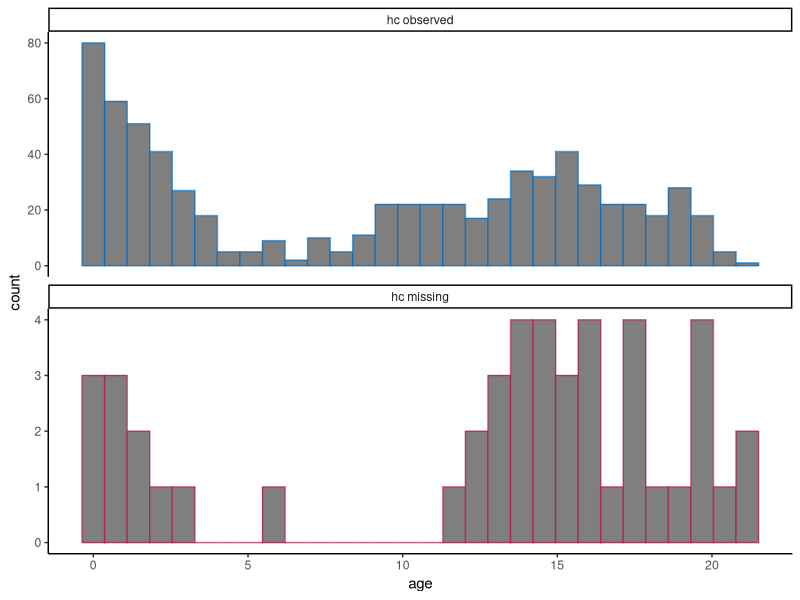
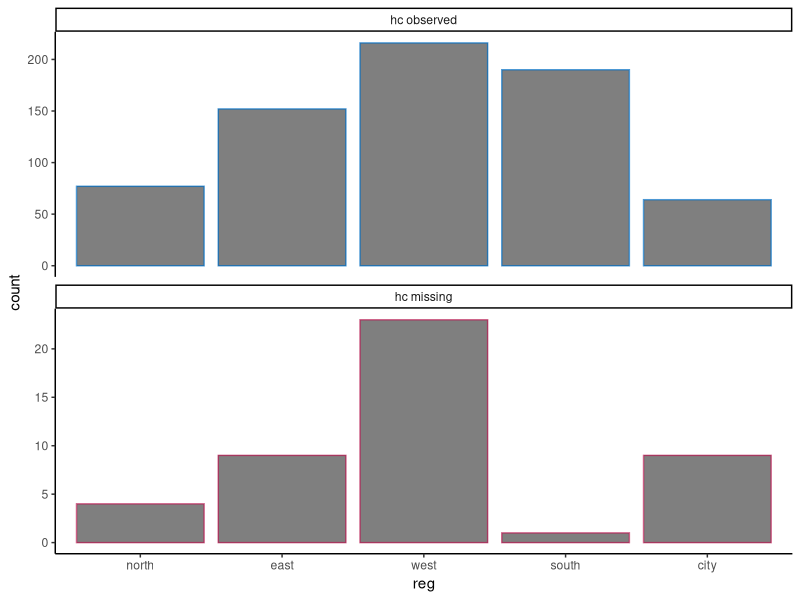
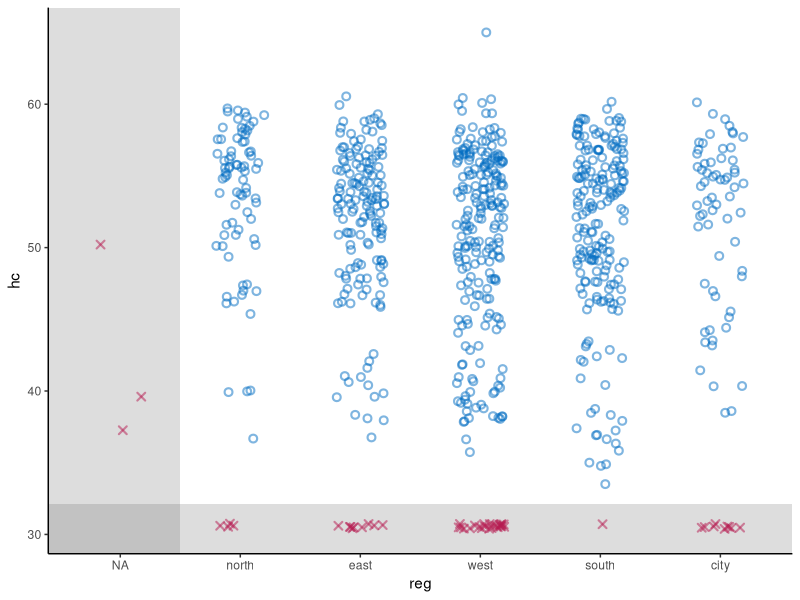
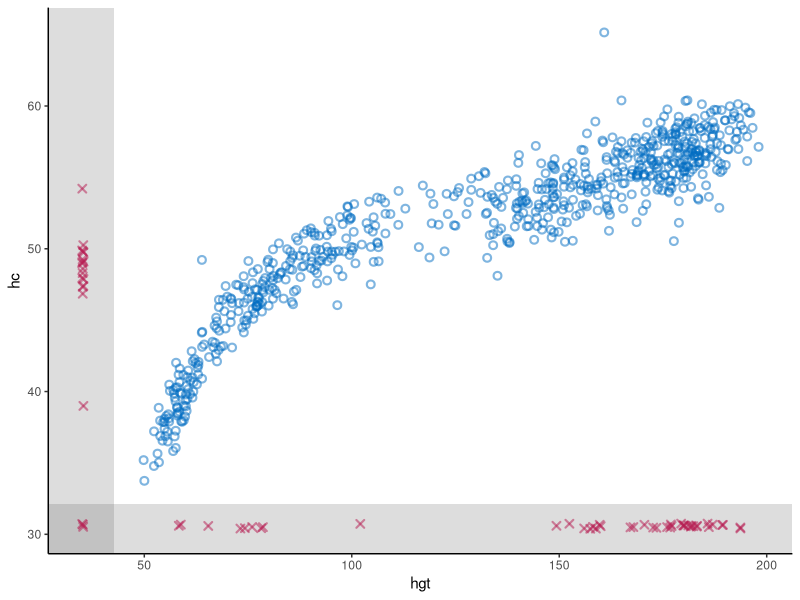
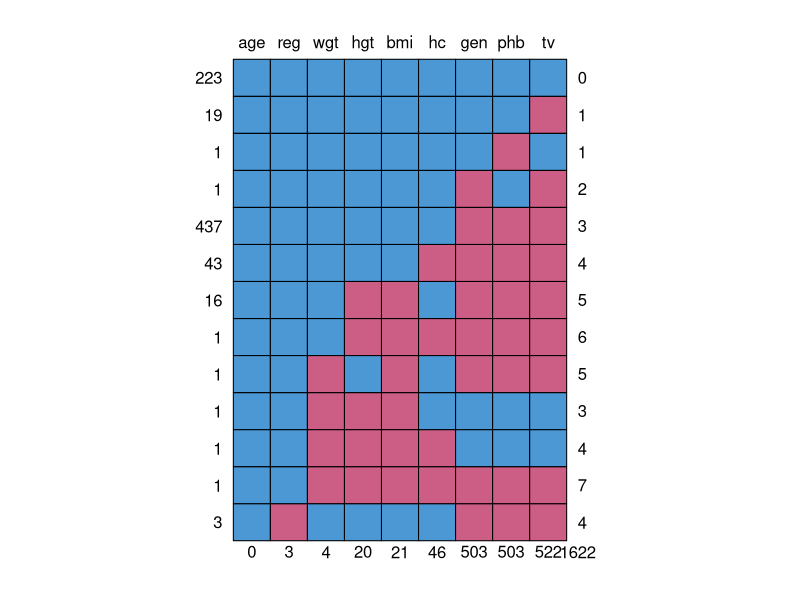

The R source for these figures, in order: (Note: this script raises an error after producing the figures.)
## ---- chunk 1
knitr::opts_chunk$set(
  collapse = TRUE,
  comment = "#>",
  warning = FALSE, 
  message = FALSE,
  fig.width = 6, 
  fig.height = 6
)
## ---- chunk 2
# set-up environment
# library(shinymice)
library(tidyverse)
`%nin%` <- Negate(`%in%`)

# example dataset
dat <- mice::boys
# example mids object
imp <- mice::mice(dat, printFlag = FALSE)

# define mice theme
theme_mice <- function() {
  # move this outside of the function to unnecessary avoid re-running
  ggplot2::update_geom_defaults("point", list(
    shape = 21,
    size = 1.9,
    stroke = 1.1,
    alpha = 0.5
  ))
  ggplot2::update_geom_defaults("boxplot", list(
    size = 1
  ))
  ggplot2::update_geom_defaults("line", list(
    size = 1
  ))
  # the actual theme settings
  theme <- list(
    ggplot2::theme_classic(),
    ggplot2::theme(legend.position = "top"),
    ggplot2::scale_color_manual(
      values = c(
        "observed" = mice:::mdc(1),
        "missing" = mice:::mdc(2),
        "imputed" = mice:::mdc(2)
      )
    ),
    ggplot2::scale_fill_manual(
      values = c(
        "observed" = mice:::mdc(1),
        "missing" = mice:::mdc(2),
        "imputed" = mice:::mdc(2)
      )
    ),
    ggplot2::scale_size_manual(
      values = c("observed" = 1,
      "imputed" = 0.5)
),
    ggplot2::labs(color = NULL, fill = NULL, size = NULL)
  )
  return(theme)
}
## ---- chunk 3
# histogram/density plot
# plot_conditional <- function(dat, x, z) {
#   if (is.numeric(dat[[x]])) {
#     geom <- ggplot2::geom_density(ggplot2::aes(x = .data[[x]], y = ..count.., color = conditional))
#   } else {
#     geom <-
#       ggplot2::geom_bar(
#         ggplot2::aes(x = .data[[x]], color = conditional),
#         position = ggplot2::position_dodge(),
#         fill = "white"
#       )
#   }
#   dat %>%
#     dplyr::mutate(conditional = factor(
#       is.na(.data[[z]]),
#       levels = c(TRUE, FALSE),
#       labels = c("missing", "observed")
#     )) %>%
#     ggplot2::remove_missing(., vars = x) %>%
#     ggplot2::ggplot() +
#     geom +
#     theme_mice() +
#     ggplot2::labs(color = paste(z)) +
#     theme(legend.position = "top")
# }

plot_conditional <- function(dat, x, z) {
  # define graphing elements to add to plot
  if (is.numeric(dat[[x]])) { # for continuous variables
    geom <-
      ggplot2::geom_histogram()
  } else { # for categorical variables
    geom <-
      ggplot2::geom_bar()
  }
  
  # preprocess the data
  dat[!is.na(dat[[x]]), ] %>%
    dplyr::mutate(conditional = factor(
      is.na(.data[[z]]),
      levels = c(FALSE, TRUE),
      labels = c("observed", "missing")
    )) %>%
    # plot
    ggplot2::ggplot(ggplot2::aes(
        x = .data[[x]],
        color = conditional,
        fill = "white"
      )) +
    geom +
    # split by conditional variable
    ggplot2::facet_wrap(
      ~ conditional,
      ncol = 1,
      scales = "free_y",
      labeller = ggplot2::labeller(conditional = c(
        paste(z, "observed"), paste(z, "missing")
      ) %>% setNames(c(
        "observed", "missing"
      )))
    ) +
    # style
    theme_mice() +
    theme(legend.position = "none")
}

plot_conditional(dat, x = "age", z = "hc")
plot_conditional(dat, x = "reg", z = "hc")
## ---- chunk 4
# scatterplot
plot_bivariate <- function(dat, x, y) {
  # define graphing elements to add to plot later
  # set NA value and scale for variable x
  if (is.numeric(dat[[x]])) {
    NA_x <-
      min(dat[[x]], na.rm = TRUE) - .1 * diff(range(dat[[x]], na.rm = TRUE))
    shade_x <-
      min(dat[[x]], na.rm = TRUE) - .05 * diff(range(dat[[x]], na.rm = TRUE))
    scale_x <- NULL
  } else {
    NA_x <- "NA"
    shade_x <- 1.5
    scale_x <-
      ggplot2::scale_x_discrete(limits = c("NA", levels(dat[[x]])))
  }
  
  # set NA value and scale for variable y
  if (is.numeric(dat[[y]])) {
    NA_y <-
      min(dat[[y]], na.rm = TRUE) - .1 * diff(range(dat[[y]], na.rm = TRUE))
    shade_y <-
      min(dat[[y]], na.rm = TRUE) - .05 * diff(range(dat[[y]], na.rm = TRUE))
    scale_y <- NULL
  } else {
    NA_y <- "NA"
    shade_y <- 1.5
    scale_y <-
      ggplot2::scale_y_discrete(limits = c("NA", levels(dat[[y]])))
  }
  
  # add geom for NAs in the x space
  if (any(is.na(dat[[x]]))) {
    geom_x <- ggplot2::geom_point(
      position = ggplot2::position_jitter(width = 0.2, height = 0.2),
      color = mice:::mdc(2),
      shape = 4,
      mapping = ggplot2::aes(x = NA_x, y = .data[[y]]),
      data = dat[is.na(dat[[x]]),]
    )
  } else {
    geom_x <- NULL
  }
  
  # add geom for NAs in the y space
  if (any(is.na(dat[[y]]))) {
    geom_y <- ggplot2::geom_point(
      position = ggplot2::position_jitter(width = 0.2, height = 0.2),
      color = mice:::mdc(2),
      shape = 4,
      mapping = ggplot2::aes(x = .data[[x]], y = NA_y),
      data = dat[is.na(dat[[y]]),]
    )
  } else{
    geom_y <- NULL
  }
  
  # add geom for NAs in the x-y space
  if (any(is.na(dat[[x]]) & is.na(dat[[y]]))) {
    geom_xy <- ggplot2::geom_point(
      position = ggplot2::position_jitter(width = 0.2, height = 0.2),
      color = mice:::mdc(2),
      shape = 4,
      mapping = ggplot2::aes(x = NA_x, y = NA_y),
      data = dat[is.na(dat[[x]]) & is.na(dat[[y]]),]
    )
  } else{
    geom_xy <- NULL
  }
  
  # plot
  p <- dat %>% ggplot2::ggplot() +
    # plot observed datapoints in x-y space
    ggplot2::geom_point(
      ggplot2::aes(x = .data[[x]], y = .data[[y]]),
      position = ggplot2::position_jitter(width = 0.2, height = 0.2),
      color = mice::mdc(1)
    ) +
    # add area for NAs in the x space
    ggplot2::annotate(
      "rect",
      xmin = -Inf,
      xmax = shade_x,
      ymin = -Inf,
      ymax = Inf,
      alpha = 0.2
    ) +
    # add area for NAs in the y space
    ggplot2::annotate(
      "rect",
      xmin = -Inf,
      xmax = Inf,
      ymin = -Inf,
      ymax = shade_y,
      alpha = 0.2
    ) +
    # add NAs 
    geom_x +
    geom_y +
    geom_xy +
    # style graph
    theme_mice() +
    scale_x +
    scale_y 
  
  # output
  return(p)
}

# test
plot_bivariate(dat, x = "reg", y = "hc")
plot_bivariate(dat, x = "hgt", y = "hc") 
## ---- chunk 5
# make ggplot version of md pattern plot
plot_md_pattern <- function(dat) {
  # prepare md pattern
  pat <- mice::md.pattern(dat)
  vrb <- colnames(pat)[-ncol(pat)]
  n_pat_obs <- as.numeric(rownames(pat))[-nrow(pat)]
  #n_vrb_inc <- as.numeric(pat[, ncol(pat)])
  #n_val_mis <- as.numeric(pat[nrow(pat), ])[-ncol(pat)]
  colnames(pat) <- c(vrb, "n_vrb_inc")
  clean_pat <- pat[-nrow(pat), ] %>%
    cbind(., n_pat_obs, pat_nr = 1:nrow(.))
  
  # make the pattern tidy
  long_pat <- clean_pat %>%
    as.data.frame() %>%
    tidyr::pivot_longer(cols = all_of(vrb),
                        names_to = "vrb",
                        values_to = "obs") %>%
    cbind(., n_val_mis) %>%
    dplyr::mutate(pat_nr = factor(pat_nr, levels = 1:max(pat_nr)))
  
  # plot the md pattern
  p <- long_pat %>%
    ggplot2::ggplot() +
    ggplot2::geom_tile(ggplot2::aes(
      x = vrb,
      y = pat_nr,
      fill = as.factor(obs),
      group = n_vrb_inc
    ),
    color = "black") +
    ggplot2::theme(legend.position = "none") +
    ggplot2::scale_fill_manual(values = c("1" = mice:::mdc(1), "0" = mice:::mdc(2))) +
    ggplot2::scale_y_discrete(limits = rev(levels(long_pat$pat_nr)),
                              labels = rev(as.character(n_pat_obs))) +
    ggplot2::scale_x_discrete(limits = vrb, position = "top") + #, labels = as.character(n_val_mis)) +
    ggplot2::labs(x = NULL, y = "frequency", title = "Missing data pattern (patterns as rows, variables as columns)") 
  
  return(p)
}

# test
plot_md_pattern(dat)
## ---- chunk 6
# plot in- and outflux of incomplete data
plot_flux <- function(dat){
  flx <- mice::flux(dat)
  p <- flx %>% ggplot2::ggplot() +
    ggplot2::geom_text(
      ggplot2::aes(x = influx, y = outflux, label = rownames(flx))
    ) +
    geom_abline(intercept = 1, slope = -1, linetype = "dashed") +
    lims(x = c(0,1), y = c(0,1)) +
    theme_classic()
  return(p)
}
# test
plot_flux(dat)
## ---- chunk 7

# make chain means and variances tidy
preprocess_thetas <- function(imp) {
  d <- imp$chainMean %>%
    dplyr::na_if(., "NaN") %>%
    as.data.frame() %>%
    dplyr::mutate(var = row.names(.), theta = "Chain means") %>%
    rbind(
      .,
      imp$chainVar %>%
        sqrt() %>%
        as.data.frame(.) %>%
        dplyr::mutate(var = row.names(.), theta = "Chain standard deviations")
    ) %>%
    tidyr::pivot_longer(-c(var, theta)) %>%
    cbind(.it = as.integer(1:imp$iteration),
          .imp = as.factor(rep(1:imp$m, each = imp$iteration)))
  return(d)
}
# test
trace_dat <- preprocess_thetas(imp)

trace_one_variable <- function(d, x) {
  # plot one variable
  p <- d[d$var == x,] %>%
    ggplot2::ggplot() +
    ggplot2::geom_line(ggplot2::aes(x = .it, y = value, color = .imp)) +
    ggplot2::facet_wrap( ~ theta, scales = "free", ncol = 2) +
    ggplot2::theme_classic() +
    ggplot2::theme(
      strip.background = element_rect(colour = "white"),
      strip.text = element_text(face = "bold", size = 11),
      legend.position = "bottom"
    ) +
    ggplot2::labs(x = "Iteration",
                  y = paste0("Variable: '", x, "'"),
                  color = "Imputation")
  # show message to user when variable is completely observed
  if (all(is.na(p$data$value))) {
    p <-
      p + ggplot2::geom_text(ggplot2::aes(
        x = median(as.numeric(d$.imp)),
        y = 0,
        label = "No \n imputations \n to show"
      ),
      color = "grey")
  }
  return(p)
}
#test
trace_one_variable(trace_dat, x = "hgt")
trace_one_variable(trace_dat, x = "age")
## ---- chunk 8
# preprocess
prepare_plotting <- function(mids, x, y = NULL) {
  # preprocess incomplete data
  d <-
    mids$data %>%
    dplyr::mutate(.id = rownames(.)) %>%
    .[c(x, y, ".id")] %>%
    cbind(.imp = 0)
  
  # preprocess imputations
  imps <- mids$imp[[x]] %>%
    dplyr::mutate(.id = row.names(.)) %>%
    tidyr::pivot_longer(
      cols = 1:mids$m,
      names_to = ".imp",
      values_to = x,
      names_transform = list(.imp = as.numeric)
    ) 
  
  # combine incomplete and imputed data
    cd <- d %>%
      dplyr::bind_rows(., imps) %>%
      dplyr::mutate(imputed = ifelse(.imp > 0, 'imputed', 'observed'))
  
  # output
  return(cd)
}

# test 
x = "hc"
y = "reg"
plot_dat <- prepare_plotting(mids = imp, x = x, y = y)
# # with second variable
# plot_dat2 <- prepare_plotting(mids = imp, x = y, y = x)
# a <- dplyr::full_join(plot_dat, plot_dat2)
## ---- chunk 9
# stripplot
m = 5
geom_stripplot <- function(x, m, ...) {
  p <- list(
    ggplot2::geom_jitter(
      ggplot2::aes(
        x = as.factor(.data$.imp),
        y = .data[[x]],
        color = .data$imputed
      ),
      height = 0,
      width = 0.25, 
      ...
    ),
    ggplot2::scale_x_discrete(limits = as.character(0:m)),
    ggplot2::labs(
      x = "Imputation (0 = observed data)",
      y = paste0("Variable: '", x, "'"),
      color = "",
      fill = "",
      size = ""
    )
  )
  return(p)
}

plot_dat %>%
  ggplot2::ggplot() +
  geom_stripplot(x, m)
## ---- chunk 10

plot_dat %>%
  ggplot2::ggplot() +
  geom_stripplot(x, m) +
  theme_mice()
## ---- chunk 11
geom_bwplot <- function(x, m){
  list(
    ggplot2::geom_boxplot(
      ggplot2::aes(
        x = as.factor(.data$.imp),
        y = .data[[x]],
        color = .data$imputed
      ),
      width = 0.5
    ),
    ggplot2::scale_x_discrete(limits = as.character(0:m)),
    ggplot2::xlab(
      "Imputation (0 = observed data)")
    )
}

plot_dat %>% 
  ggplot2::ggplot() +
  geom_bwplot(x, m = imp$m) + 
  theme_mice()

# try to combine this with the stripplot??
plot_dat %>%
  ggplot2::ggplot() +
  geom_bwplot(x, m) + 
  geom_stripplot(x, m, alpha = 0.1) +
  theme_mice()

## ---- chunk 12
geom_densityplot <- function(x, m){
  list(ggplot2::geom_density(
    ggplot2::aes(
    x = .data[[x]],
    group = .data$.imp,
    color = .data$imputed,
    size = .data$imputed)),
    ggplot2::scale_size_manual(guide = "none", values = c(0.5, 1) %>% setNames(c("imputed", "observed")))
)}


plot_dat[!is.na(plot_dat[[x]]), ] %>%  
  ggplot2::ggplot() +
  geom_densityplot(x, m = imp$m) + 
  theme_mice()


## ---- chunk 13
# At some point, try to do this for histograms too? See https://github.com/amices/shinyMice/blob/Enhancements/R/gg.barplot.R

# geom_densityplot <- function(x, m){
#   list(ggplot2::geom_density(
#     ggplot2::aes(
#     x = .data[[x]],
#     group = .data$.imp,
#     color = .data$imputed,
#     size = .data$imputed)),
#     ggplot2::scale_size_manual(values = c(0.5, 1) %>% setNames(c("imputed", "observed")))
# )}
# 
# plot_dat %>% 
#   ggplot2::ggplot() +
#   geom_densityplot(x, m = imp$m) + 
#   theme_mice()
## ---- chunk 14
# better preprocessing function??
x = "hgt"
y = "hc"

# extract imputations
imps <- imp %>%
  mice::complete("long")

preprocess_imps <- function(imp, x, y = NULL) {
  if (is.null(y)) {
    y <- x
  }
  # combine observed and imputed data
  xy_obs <- imp$data %>%
    cbind(datapoint = "observed",
          .imp = 0,
          .id = 1:nrow(.),
          .) %>%
    .[!is.na(imp$data[[x]]) &
        !is.na(imp$data[[y]]), ]
  xy_imps <- imps %>% 
    cbind(datapoint = "imputed", .) %>% 
    .[imps$.id %nin% xy_obs$.id,]
  xy_dat <- rbind(xy_obs, xy_imps) %>% 
    dplyr::mutate(datapoint = factor(datapoint, levels = c("observed", "imputed")))
  return(xy_dat)
}


xy_dat <- imp %>% preprocess_imps(x = "hgt", y = "hc")
# two implementations, last one is more efficient
# xy_obs %>%
#   ggplot2::ggplot(ggplot2::aes(
#     x = .data[[x]],
#     y = .data[[y]],
#     group = .id,
#     color = datapoint
#   )) +
#   ggplot2::geom_point() +
#   ggplot2::geom_point(data = xy_imps)  +
#   theme_mice() +
#   labs(color = NULL)

xy_dat %>%
  ggplot2::ggplot() +
  ggplot2::geom_point(ggplot2::aes(
    x = .data[[x]],
    y = .data[[y]],
    group = .id,
    color = datapoint
  )) +
  theme_mice() +
  labs(color = NULL)

# geom_scatter <- ggplot2::geom_point(ggplot2::aes(
#     x = .data[[x]],
#     y = .data[[y]],
#     group = .id,
#     color = datapoint
#   ))

# maybe do something like this for the other imp plots??
x = "hc"
imp %>% preprocess_imps(x) %>% 
  ggplot2::ggplot() +
  theme_mice() +
  ggplot2::geom_boxplot(
      ggplot2::aes(
        x = as.factor(.data$.imp), #x = factor(.data$.imp, levels = c(0, 1:imp$m), ordered = TRUE), use icw   scale_x_discrete(drop=FALSE)
        y = .data[[x]],
        color = .data$datapoint
      ),
      width = 0.5
    ) +
  ggplot2::geom_jitter(
      ggplot2::aes(
        x = as.factor(.imp),
        y = .data[[x]],
        color = datapoint
      ),
      height = 0,
      width = 0.25,
      alpha = 0.1) +
  ggplot2::xlab("Imputation (0 = observed data)") 

# density plot
imp %>% preprocess_imps(x) %>%
  ggplot2::ggplot() +
  theme_mice() +
  ggplot2::geom_density(ggplot2::aes(
    x = .data[[x]],
    color = datapoint,
    size = datapoint,
    group = .imp
  )) 

# bar plot for categorical variables
imp %>% preprocess_imps(x) %>%
  ggplot2::ggplot() +
  theme_mice() +
  ggplot2::geom_histogram(ggplot2::aes(
    x = .data[[x]],
    color = datapoint,
    group = .imp
  ),
  fill = "white",
  position = "stack") +
  ggplot2::facet_wrap(~datapoint, scales = "free_y", ncol = 1) +
  ggplot2::theme(legend.position = "none")


x = "reg"
imp %>% preprocess_imps(x) %>%
  ggplot2::ggplot() +
  theme_mice() +
  ggplot2::geom_bar(
    ggplot2::aes(x = .data[[x]],
                 color = datapoint,
                 group = .imp),
    fill = "white",
    position = "stack"
  ) +
  ggplot2::facet_wrap(
    ~ datapoint,
    scales = "free_y",
    ncol = 1,
    labeller = ggplot2::labeller(datapoint = c(paste(x, "observed"), paste(x, "missing")) %>% 
                                   setNames(c("observed", "missing"))
                                 )
  ) +
  ggplot2::theme(legend.position = "none")

## ---- chunk 15
# plot the predictor matrix for the imputation model, make interactive later!
plot_pred_matrix <- function(imp) {
  # parse input
  if (mice::is.mids(dat)) {
    imp <- dat
  } else {
    imp <- mice::mice(dat, maxit = 0)
  }
  # get the predictor matrix and add the rownames as variable
  pred <- imp$predictorMatrix %>%
    as.data.frame() %>%
    cbind(vrb_to_imp = rownames(.), .)
  # make the data tidy to plot
  long_pred <-
    pivot_longer(
      pred,
      cols = names(pred)[-1],
      names_to = "vrb_as_pred",
      names_transform = list(vrb_as_pred = as.factor)
    )
  # plot the predictor matrix
  p <- long_pred %>%
    ggplot2::ggplot() +
    ggplot2::geom_tile(ggplot2::aes(
      x = vrb_as_pred,
      y = vrb_to_imp,
      fill = as.factor(value)
    ),
    color = "black") +
    ggplot2::theme(legend.position = "none") +
    ggplot2::scale_y_discrete(limits = rev(names(imp$data))) +
    ggplot2::scale_x_discrete(limits = names(imp$data), position = "top") +
    ggplot2::scale_fill_manual(values = c("1" = mice:::mdc(1), "0" = mice:::mdc(2))) +
    ggplot2::labs(x = "Predictor", y = "Variable to impute", title = "Predictor matrix")
  
  return(p)
}

# test
plot_pred_matrix(imp)
new_pred <- imp$predictorMatrix
new_pred["bmi", c("hgt", "wgt")] <- 0
imp2 <- mice::mice.mids(imp, predictorMatrix = new_pred, maxit = 0)
plot_pred_matrix(imp2)
